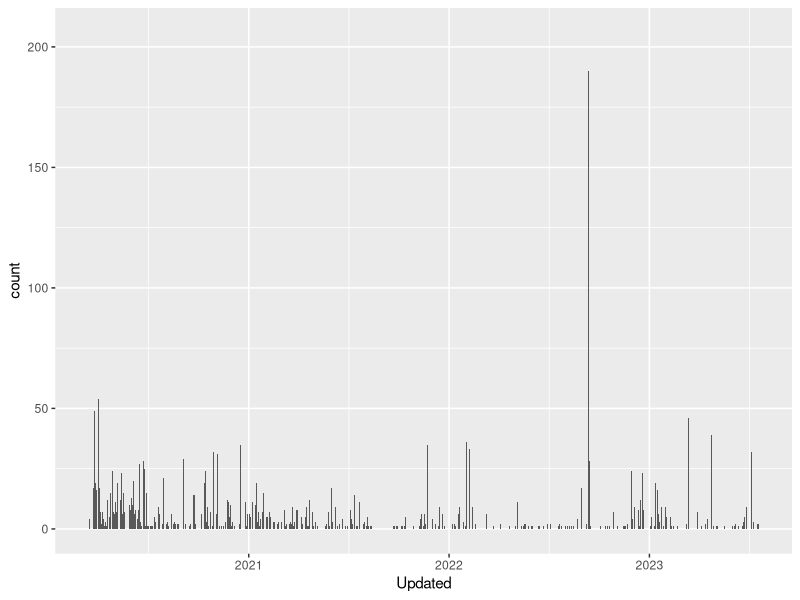
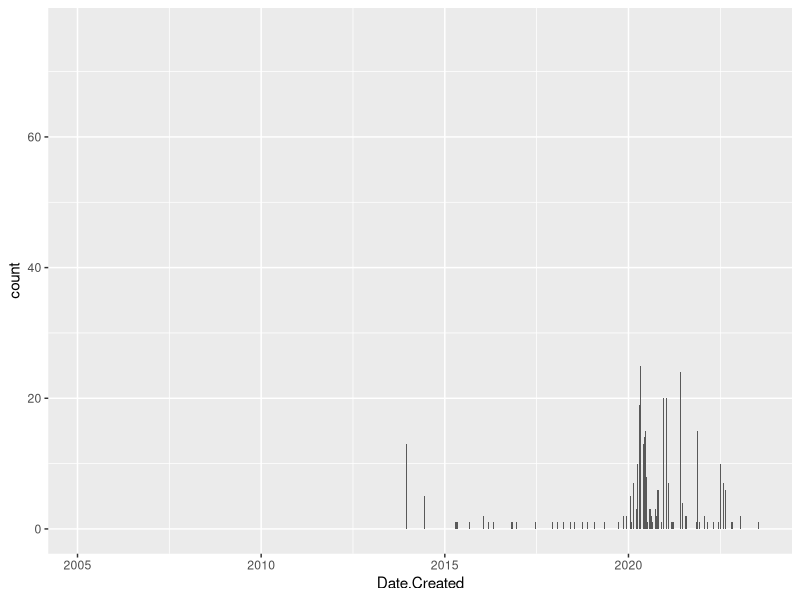

The R source for these figures, in order: (Note: this script raises an error after producing the figures.)

# libraries ---------------------------------------------------------------

library(tidyverse)


# load data ---------------------------------------------------------------

ukwa <- read.csv("data/csv/UKWA_Covid19Collection.csv")


# basic stats -------------------------------------------------------------

# number of rows:
nrow(ukwa)

# included variables:
colnames(ukwa)


# date formatting ---------------------------------------------------------

ukwa_dates <- ukwa %>% 
  mutate(Date.Created = parse_date(Date.Created,
                                   format = "%d %B %Y")) %>% 
  mutate(Updated = parse_date(Updated,
                              format = "%d %B %Y")) %>% 
  mutate(Crawl.Start.Date = parse_date(Crawl.Start.Date,
                                   format = "%d %B %Y",
                                   na = c("NULL", ""))) %>% 
  mutate(Crawl.End.Date = parse_date(Crawl.End.Date,
                                    format = "%d %B %Y",
                                     na = c("NULL", ""))) 


# plot dates/date ranges --------------------------------------------------

ggplot(data = ukwa_dates) +
  geom_bar(aes(x = Updated))

ggplot(data = ukwa_dates) +
  geom_bar(aes(x = Date.Created))
  ## presence of pre-2020 date indicates that this variable is creation date of sites

ukwa_noNA <- ukwa_dates %>% 
  filter(is.na(Crawl.Start.Date) == F & is.na(Crawl.End.Date) == F)

date_ranges <- ggplot(data = ukwa_noNA) +
  aes(y = Record.ID) +
  geom_linerange(aes(xmin = Crawl.Start.Date, xmax = Crawl.End.Date),
                 color = "pink",
                 linewidth = 2) +
  geom_point(aes(x = Updated)) +
  xlim(as_date("2020-01-01", format = "%Y-%m-%d"), as_date("2025-01-01", format = "%Y-%m-%d"))


# added pre/post covid? ---------------------------------------------------

pre_2020 <- ukwa_clean %>% 
  filter(Date.Created < as_date("2020-01-01"))

post_2020 <- ukwa_clean %>% 
  filter(Date.Created >= as_date("2020-01-01"))


# contains "covid"? -------------------------------------------------------

ukwa_enriched <- ukwa_clean %>% 
  mutate(Covid.Name = ifelse(grepl(regex("covid", ignore_case = T), Primary.Seed) == T |
                               grepl(regex("CORONA", ignore_case = T), Primary.Seed) == T |
                               grepl(regex("cov19", ignore_case = T), Primary.Seed) == T, 
                             yes = T, # True value
                             no = F) # False value
  ) 

for(i in 1:nrow(ukwa_enriched)){
  if(grepl("/twitter", ukwa_enriched$Primary.Seed[i]) == T){
    ukwa_enriched$Social.Platform[i] <- "Twitter"
  } else if(grepl(".facebook", ukwa_enriched$Primary.Seed[i]) == T){
    ukwa_enriched$Social.Platform[i] <- "Facebook"
  } else if(grepl("instagram", ukwa_enriched$Primary.Seed[i]) == T){
    ukwa_enriched$Social.Platform[i] <- "Instagram"
  } else{
    ukwa_enriched$Social.Platform[i] <- NA
  }
}
  

covid_name_counts <- ukwa_enriched %>% 
  group_by(Covid.Name) %>% 
  count()

social_counts <- ukwa_enriched %>% 
  group_by(Social.Platform) %>% 
  count()


# date ranges of covid-specific pages -------------------------------------

covid_pages <- ukwa_enriched %>% 
  filter(Covid.Name == T)

dates <- ggplot(data = covid_pages) +
  geom_bar(aes(x = Date.Created))
## presence of pre-2020 date indicates that this variable is creation date of sites


date_ranges <- ggplot(data = covid_pages) +
  aes(y = Record.ID) +
  geom_linerange(aes(xmin = Crawl.Start.Date, xmax = Crawl.End.Date),
                 color = "#ddf1faff",
                 linewidth = 2) +
  geom_point(aes(x = Updated),
             color = "#9b3800ff" ) +
  labs(x = "Date",
       y = "Record ID") +
  xlim(as_date("2020-01-01", format = "%Y-%m-%d"), as_date("2025-01-01", format = "%Y-%m-%d")) +
  theme_minimal() +
  theme(
    text = element_text(family = "mono"),
    axis.title = element_text(color = "#0f4c82ff",
                              size = 16),
    axis.text = element_text(size = 12)
  ) 

# range demonstrates that most crawls were cut off at the end of 2023/beginning of 2024
# very few have been updated since 2022
# many weren't updated since their crawl began


# crawl frequencies -------------------------------------------------------

crawl_frequencies <- ukwa_clean %>% 
  group_by(Crawl.Frequency) %>% 
  count() %>% 
  mutate(proportion = n/nrow(ukwa_dates))


# Total date spans ---------------------------------------------------------

date_spans <- ukwa_dates %>% 
  summarize(start = min(Crawl.Start.Date,
                        na.rm = T),
            end = max(Crawl.End.Date,
                      na.rm = T))

ukwa_enriched <- ukwa_enriched %>% 
  mutate(Days.Crawled = abs(int_length(interval(start = Crawl.Start.Date,
                                 end = Crawl.End.Date))/(60*60*24)))


ggplot(ukwa_enriched) +
  geom_bar(aes(x = Days.Crawled))

## mode of the dataset is 10 --> also the median and 1st Q 
## is 10 days considered a standard length of time to crawl a website?
## was this decided during COVID, or already established precedent?

ten_days <- ukwa_enriched %>% 
  filter(Days.Crawled == 10)

ten_days %>% 
  group_by(Crawl.Frequency) %>% 
  count()

ggplot(ten_days) +
  geom_bar(aes(x = Date.Created))

# all sites created squarely during COVID
# 462 were crawled daily, 39 crawled weekly (? what does that mean for a 10-day crawl)
# largely government pages 


# How long ago were sites last updated? -----------------------------------

update_lag <- ukwa_dates %>% 
  mutate(lag_to_present = dmy("22/06/2025") - Updated,
         lag_from_start = Updated - Crawl.Start.Date)

mean(update_lag$lag_to_present, na.rm=T)
mean(update_lag$lag_from_start, na.rm=T)
median(update_lag$lag_to_present, na.rm=T)
median(update_lag$lag_from_start, na.rm=T)

ggplot(update_lag) +
  geom_bar(aes(x = lag_to_present))

ggplot(update_lag) +
  geom_bar(aes(x = lag_from_start)) +
  xlim(-15, 1000)

update_lag %>% 
  group_by(lag_from_start) %>% 
  count() %>% 
  arrange(desc(n))
